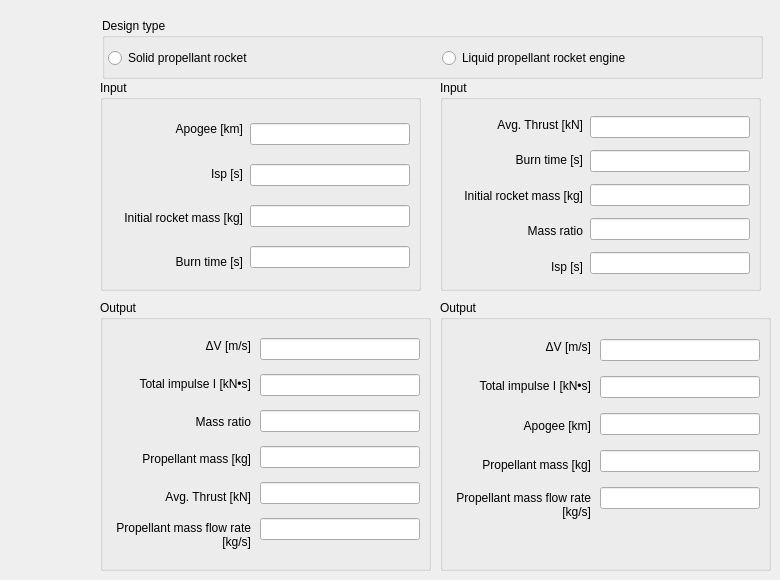
    <widget class="QWidget" name="missionTab">
     <attribute name="title">
      <string>Mission</string>
     </attribute>
     <widget class="QGroupBox" name="gb_solid_input">
      <property name="geometry">
       <rect>
        <x>100</x>
        <y>80</y>
        <width>321</width>
        <height>211</height>
       </rect>
      </property>
      <property name="autoFillBackground">
       <bool>false</bool>
      </property>
      <property name="title">
       <string>Input</string>
      </property>
      <widget class="QWidget" name="verticalLayoutWidget_3">
       <property name="geometry">
        <rect>
         <x>12</x>
         <y>30</y>
         <width>131</width>
         <height>171</height>
        </rect>
       </property>
       <layout class="QVBoxLayout" name="verticalLayout_3">
        <item>
         <widget class="QLabel" name="label_9">
          <property name="layoutDirection">
           <enum>Qt::LeftToRight</enum>
          </property>
          <property name="text">
           <string>Apogee [km]</string>
          </property>
          <property name="alignment">
           <set>Qt::AlignRight|Qt::AlignTrailing|Qt::AlignVCenter</set>
          </property>
         </widget>
        </item>
        <item>
         <widget class="QLabel" name="label_10">
          <property name="text">
           <string>Isp [s]</string>
          </property>
          <property name="alignment">
           <set>Qt::AlignRight|Qt::AlignTrailing|Qt::AlignVCenter</set>
          </property>
         </widget>
        </item>
        <item>
         <widget class="QLabel" name="label_11">
          <property name="text">
           <string>Initial rocket mass [kg]</string>
          </property>
          <property name="alignment">
           <set>Qt::AlignRight|Qt::AlignTrailing|Qt::AlignVCenter</set>
          </property>
          <property name="wordWrap">
           <bool>true</bool>
          </property>
         </widget>
        </item>
        <item>
         <widget class="QLabel" name="label_16">
          <property name="text">
           <string>Burn time [s]</string>
          </property>
          <property name="alignment">
           <set>Qt::AlignRight|Qt::AlignTrailing|Qt::AlignVCenter</set>
          </property>
         </widget>
        </item>
       </layout>
      </widget>
      <widget class="QWidget" name="verticalLayoutWidget_4">
       <property name="geometry">
        <rect>
         <x>150</x>
         <y>30</y>
         <width>160</width>
         <height>171</height>
        </rect>
       </property>
       <layout class="QVBoxLayout" name="verticalLayout_4">
        <item>
         <widget class="QLineEdit" name="le_apogee"/>
        </item>
        <item>
         <widget class="QLineEdit" name="le_isp"/>
        </item>
        <item>
         <widget class="QLineEdit" name="le_m0"/>
        </item>
        <item>
         <widget class="QLineEdit" name="le_burntime"/>
        </item>
       </layout>
      </widget>
     </widget>
     <widget class="QGroupBox" name="gb_solid_output">
      <property name="geometry">
       <rect>
        <x>100</x>
        <y>300</y>
        <width>331</width>
        <height>271</height>
       </rect>
      </property>
      <property name="title">
       <string>Output</string>
      </property>
      <widget class="QWidget" name="verticalLayoutWidget_2">
       <property name="geometry">
        <rect>
         <x>160</x>
         <y>30</y>
         <width>160</width>
         <height>221</height>
        </rect>
       </property>
       <layout class="QVBoxLayout" name="verticalLayout_2">
        <item>
         <widget class="QLineEdit" name="le_deltav"/>
        </item>
        <item>
         <widget class="QLineEdit" name="le_impulse"/>
        </item>
        <item>
         <widget class="QLineEdit" name="le_mr"/>
        </item>
        <item>
         <widget class="QLineEdit" name="le_mp"/>
        </item>
        <item>
         <widget class="QLineEdit" name="le_thrust"/>
        </item>
        <item>
         <widget class="QLineEdit" name="le_mdot"/>
        </item>
       </layout>
      </widget>
      <widget class="QWidget" name="verticalLayoutWidget">
       <property name="geometry">
        <rect>
         <x>10</x>
         <y>30</y>
         <width>141</width>
         <height>221</height>
        </rect>
       </property>
       <layout class="QVBoxLayout" name="verticalLayout">
        <item>
         <widget class="QLabel" name="label_2">
          <property name="text">
           <string>ΔV [m/s]</string>
          </property>
          <property name="alignment">
           <set>Qt::AlignRight|Qt::AlignTrailing|Qt::AlignVCenter</set>
          </property>
         </widget>
        </item>
        <item>
         <widget class="QLabel" name="label_3">
          <property name="text">
           <string>Total impulse I [kN•s]</string>
          </property>
          <property name="alignment">
           <set>Qt::AlignRight|Qt::AlignTrailing|Qt::AlignVCenter</set>
          </property>
         </widget>
        </item>
        <item>
         <widget class="QLabel" name="label_4">
          <property name="text">
           <string>Mass ratio</string>
          </property>
          <property name="alignment">
           <set>Qt::AlignRight|Qt::AlignTrailing|Qt::AlignVCenter</set>
          </property>
         </widget>
        </item>
        <item>
         <widget class="QLabel" name="label_5">
          <property name="text">
           <string>Propellant mass [kg]</string>
          </property>
          <property name="alignment">
           <set>Qt::AlignRight|Qt::AlignTrailing|Qt::AlignVCenter</set>
          </property>
         </widget>
        </item>
        <item>
         <widget class="QLabel" name="label_7">
          <property name="text">
           <string>Avg. Thrust [kN]</string>
          </property>
          <property name="alignment">
           <set>Qt::AlignRight|Qt::AlignTrailing|Qt::AlignVCenter</set>
          </property>
         </widget>
        </item>
        <item>
         <widget class="QLabel" name="label_22">
          <property name="text">
           <string>Propellant mass flow rate [kg/s]</string>
          </property>
          <property name="alignment">
           <set>Qt::AlignRight|Qt::AlignTrailing|Qt::AlignVCenter</set>
          </property>
          <property name="wordWrap">
           <bool>true</bool>
          </property>
         </widget>
        </item>
       </layout>
      </widget>
      <widget class="QLabel" name="label_20">
       <property name="geometry">
        <rect>
         <x>230</x>
         <y>270</y>
         <width>159</width>
         <height>37</height>
        </rect>
       </property>
       <property name="text">
        <string>Avg. Thrust [kN]</string>
       </property>
       <property name="alignment">
        <set>Qt::AlignRight|Qt::AlignTrailing|Qt::AlignVCenter</set>
       </property>
      </widget>
     </widget>
     <widget class="QGroupBox" name="groupBox_3">
      <property name="geometry">
       <rect>
        <x>102</x>
        <y>18</y>
        <width>661</width>
        <height>61</height>
       </rect>
      </property>
      <property name="title">
       <string>Design type</string>
      </property>
      <widget class="QRadioButton" name="rb_solid">
       <property name="geometry">
        <rect>
         <x>6</x>
         <y>30</y>
         <width>170</width>
         <height>20</height>
        </rect>
       </property>
       <property name="text">
        <string>Solid propellant rocket</string>
       </property>
      </widget>
      <widget class="QRadioButton" name="rb_liquid">
       <property name="geometry">
        <rect>
         <x>340</x>
         <y>30</y>
         <width>221</width>
         <height>20</height>
        </rect>
       </property>
       <property name="text">
        <string>Liquid propellant rocket engine</string>
       </property>
      </widget>
     </widget>
     <widget class="QGroupBox" name="gb_liquid_input">
      <property name="geometry">
       <rect>
        <x>440</x>
        <y>80</y>
        <width>321</width>
        <height>211</height>
       </rect>
      </property>
      <property name="autoFillBackground">
       <bool>false</bool>
      </property>
      <property name="title">
       <string>Input</string>
      </property>
      <widget class="QWidget" name="verticalLayoutWidget_5">
       <property name="geometry">
        <rect>
         <x>12</x>
         <y>30</y>
         <width>131</width>
         <height>171</height>
        </rect>
       </property>
       <layout class="QVBoxLayout" name="verticalLayout_5">
        <item>
         <widget class="QLabel" name="label_38">
          <property name="layoutDirection">
           <enum>Qt::LeftToRight</enum>
          </property>
          <property name="text">
           <string>Avg. Thrust [kN]</string>
          </property>
          <property name="alignment">
           <set>Qt::AlignRight|Qt::AlignTrailing|Qt::AlignVCenter</set>
          </property>
         </widget>
        </item>
        <item>
         <widget class="QLabel" name="label_48">
          <property name="text">
           <string>Burn time [s]</string>
          </property>
          <property name="alignment">
           <set>Qt::AlignRight|Qt::AlignTrailing|Qt::AlignVCenter</set>
          </property>
         </widget>
        </item>
        <item>
         <widget class="QLabel" name="label_51">
          <property name="text">
           <string>Initial rocket mass [kg]</string>
          </property>
          <property name="alignment">
           <set>Qt::AlignRight|Qt::AlignTrailing|Qt::AlignVCenter</set>
          </property>
          <property name="wordWrap">
           <bool>true</bool>
          </property>
         </widget>
        </item>
        <item>
         <widget class="QLabel" name="label_52">
          <property name="text">
           <string>Mass ratio</string>
          </property>
          <property name="alignment">
           <set>Qt::AlignRight|Qt::AlignTrailing|Qt::AlignVCenter</set>
          </property>
         </widget>
        </item>
        <item>
         <widget class="QLabel" name="label_60">
          <property name="text">
           <string>Isp [s]</string>
          </property>
          <property name="alignment">
           <set>Qt::AlignRight|Qt::AlignTrailing|Qt::AlignVCenter</set>
          </property>
         </widget>
        </item>
       </layout>
      </widget>
      <widget class="QWidget" name="verticalLayoutWidget_6">
       <property name="geometry">
        <rect>
         <x>150</x>
         <y>30</y>
         <width>160</width>
         <height>171</height>
        </rect>
       </property>
       <layout class="QVBoxLayout" name="verticalLayout_6">
        <item>
         <widget class="QLineEdit" name="le_apogee_2"/>
        </item>
        <item>
         <widget class="QLineEdit" name="le_isp_2"/>
        </item>
        <item>
         <widget class="QLineEdit" name="le_m0_2"/>
        </item>
        <item>
         <widget class="QLineEdit" name="le_burntime_2"/>
        </item>
        <item>
         <widget class="QLineEdit" name="le_burntime_3"/>
        </item>
       </layout>
      </widget>
     </widget>
     <widget class="QGroupBox" name="gb_liquid_output">
      <property name="geometry">
       <rect>
        <x>440</x>
        <y>300</y>
        <width>331</width>
        <height>271</height>
       </rect>
      </property>
      <property name="title">
       <string>Output</string>
      </property>
      <widget class="QWidget" name="verticalLayoutWidget_29">
       <property name="geometry">
        <rect>
         <x>160</x>
         <y>30</y>
         <width>160</width>
         <height>191</height>
        </rect>
       </property>
       <layout class="QVBoxLayout" name="verticalLayout_29">
        <item>
         <widget class="QLineEdit" name="le_deltav_2"/>
        </item>
        <item>
         <widget class="QLineEdit" name="le_impulse_2"/>
        </item>
        <item>
         <widget class="QLineEdit" name="le_mr_2"/>
        </item>
        <item>
         <widget class="QLineEdit" name="le_mp_2"/>
        </item>
        <item>
         <widget class="QLineEdit" name="le_mdot_3"/>
        </item>
       </layout>
      </widget>
      <widget class="QWidget" name="verticalLayoutWidget_30">
       <property name="geometry">
        <rect>
         <x>10</x>
         <y>30</y>
         <width>141</width>
         <height>191</height>
        </rect>
       </property>
       <layout class="QVBoxLayout" name="verticalLayout_30">
        <item>
         <widget class="QLabel" name="label_53">
          <property name="text">
           <string>ΔV [m/s]</string>
          </property>
          <property name="alignment">
           <set>Qt::AlignRight|Qt::AlignTrailing|Qt::AlignVCenter</set>
          </property>
         </widget>
        </item>
        <item>
         <widget class="QLabel" name="label_54">
          <property name="text">
           <string>Total impulse I [kN•s]</string>
          </property>
          <property name="alignment">
           <set>Qt::AlignRight|Qt::AlignTrailing|Qt::AlignVCenter</set>
          </property>
         </widget>
        </item>
        <item>
         <widget class="QLabel" name="label_55">
          <property name="text">
           <string>Apogee [km]</string>
          </property>
          <property name="alignment">
           <set>Qt::AlignRight|Qt::AlignTrailing|Qt::AlignVCenter</set>
          </property>
         </widget>
        </item>
        <item>
         <widget class="QLabel" name="label_56">
          <property name="text">
           <string>Propellant mass [kg]</string>
          </property>
          <property name="alignment">
           <set>Qt::AlignRight|Qt::AlignTrailing|Qt::AlignVCenter</set>
          </property>
         </widget>
        </item>
        <item>
         <widget class="QLabel" name="label_58">
          <property name="text">
           <string>Propellant mass flow rate [kg/s]</string>
          </property>
          <property name="alignment">
           <set>Qt::AlignRight|Qt::AlignTrailing|Qt::AlignVCenter</set>
          </property>
          <property name="wordWrap">
           <bool>true</bool>
          </property>
         </widget>
        </item>
       </layout>
      </widget>
      <widget class="QLabel" name="label_59">
       <property name="geometry">
        <rect>
         <x>230</x>
         <y>270</y>
         <width>159</width>
         <height>37</height>
        </rect>
       </property>
       <property name="text">
        <string>Avg. Thrust [kN]</string>
       </property>
       <property name="alignment">
        <set>Qt::AlignRight|Qt::AlignTrailing|Qt::AlignVCenter</set>
       </property>
      </widget>
     </widget>
    </widget>
